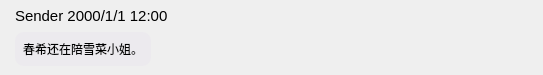
<?xml version="1.0" encoding="UTF-8"?>
<ui version="4.0">
 <class>WGMessageDialogWhite</class>
 <widget class="QWidget" name="WGMessageDialogWhite">
  <property name="geometry">
   <rect>
    <x>0</x>
    <y>0</y>
    <width>543</width>
    <height>75</height>
   </rect>
  </property>
  <property name="sizePolicy">
   <sizepolicy hsizetype="Preferred" vsizetype="Minimum">
    <horstretch>0</horstretch>
    <verstretch>0</verstretch>
   </sizepolicy>
  </property>
  <property name="windowTitle">
   <string>Form</string>
  </property>
  <layout class="QVBoxLayout" name="verticalLayout_2">
   <property name="spacing">
    <number>0</number>
   </property>
   <property name="sizeConstraint">
    <enum>QLayout::SetMinimumSize</enum>
   </property>
   <property name="leftMargin">
    <number>15</number>
   </property>
   <property name="topMargin">
    <number>0</number>
   </property>
   <property name="rightMargin">
    <number>130</number>
   </property>
   <property name="bottomMargin">
    <number>0</number>
   </property>
   <item>
    <widget class="QLabel" name="msgTitle">
     <property name="sizePolicy">
      <sizepolicy hsizetype="Preferred" vsizetype="Fixed">
       <horstretch>0</horstretch>
       <verstretch>0</verstretch>
      </sizepolicy>
     </property>
     <property name="font">
      <font>
       <pointsize>11</pointsize>
      </font>
     </property>
     <property name="text">
      <string>Sender 2000/1/1 12:00</string>
     </property>
    </widget>
   </item>
   <item>
    <widget class="QFrame" name="frame">
     <property name="sizePolicy">
      <sizepolicy hsizetype="Maximum" vsizetype="Maximum">
       <horstretch>0</horstretch>
       <verstretch>0</verstretch>
      </sizepolicy>
     </property>
     <property name="styleSheet">
      <string notr="true">*{
background-color:rgb(236, 234, 238);
border-radius:9px
}</string>
     </property>
     <property name="frameShape">
      <enum>QFrame::StyledPanel</enum>
     </property>
     <property name="frameShadow">
      <enum>QFrame::Raised</enum>
     </property>
     <layout class="QVBoxLayout" name="verticalLayout">
      <property name="sizeConstraint">
       <enum>QLayout::SetMinimumSize</enum>
      </property>
      <property name="leftMargin">
       <number>8</number>
      </property>
      <property name="topMargin">
       <number>8</number>
      </property>
      <property name="rightMargin">
       <number>8</number>
      </property>
      <property name="bottomMargin">
       <number>8</number>
      </property>
      <item>
       <widget class="QLabel" name="msgContent">
        <property name="sizePolicy">
         <sizepolicy hsizetype="Preferred" vsizetype="Preferred">
          <horstretch>0</horstretch>
          <verstretch>0</verstretch>
         </sizepolicy>
        </property>
        <property name="minimumSize">
         <size>
          <width>0</width>
          <height>0</height>
         </size>
        </property>
        <property name="font">
         <font>
          <kerning>true</kerning>
         </font>
        </property>
        <property name="styleSheet">
         <string notr="true">*{
color:black
}</string>
        </property>
        <property name="text">
         <string>&lt;html&gt;&lt;head/&gt;&lt;body&gt;&lt;p&gt;春希还在陪雪菜小姐。&lt;/p&gt;&lt;/body&gt;&lt;/html&gt;</string>
        </property>
        <property name="textFormat">
         <enum>Qt::AutoText</enum>
        </property>
        <property name="scaledContents">
         <bool>false</bool>
        </property>
        <property name="alignment">
         <set>Qt::AlignLeading|Qt::AlignLeft|Qt::AlignVCenter</set>
        </property>
        <property name="wordWrap">
         <bool>true</bool>
        </property>
       </widget>
      </item>
     </layout>
    </widget>
   </item>
  </layout>
 </widget>
 <resources/>
 <connections/>
</ui>
